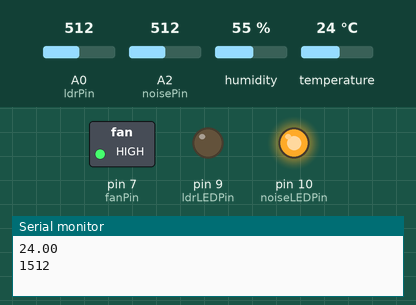
The sketch below on a simulated Arduino Uno, built with avr-gcc and run on an emulated ATmega328P. Shown: switched loads named in the sketch (green lamp = pin HIGH), output pins drawn as LEDs (lit = HIGH), the last lines printed to the serial monitor. Inputs (shaded band) come from the test bench; at power-on: temperature 24 °C, A2 (noisePin) = 512, A0 (ldrPin) = 512, humidity 55 %.

Above: at 1.2 s.
1.3 s: temperature set to 22 °C
At 4.8 s:
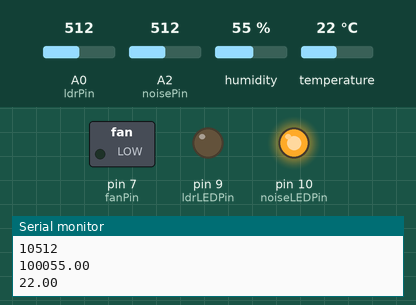
5.5 s: A2 (noisePin) set to 492
At 8.8 s:
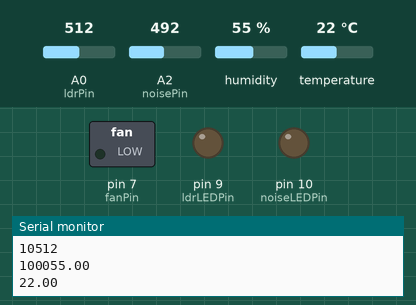
9.5 s: A0 (ldrPin) set to 32
13.2 s: A0 (ldrPin) set to 27
At 16.7 s:
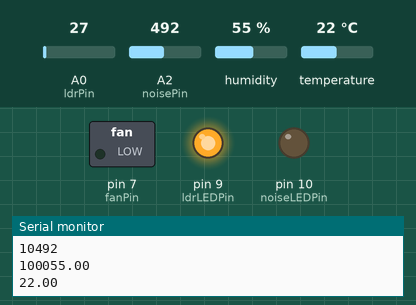
17.6 s: temperature set to 28 °C
At 20.7 s:
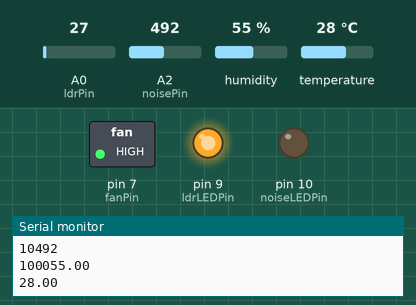
21.6 s: A2 (noisePin) set to 510
At 24.7 s:
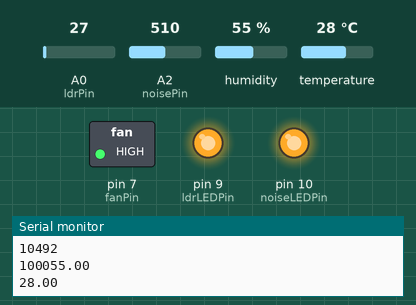
Timing chart, 0 to 26.2 s (numbered marks = the images above; inputs shaded):
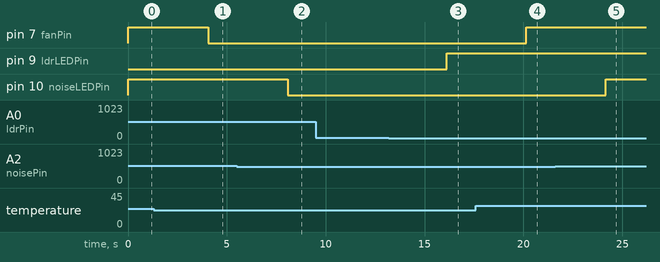

Measured:
- the behaviour switches between 24 and 23 °C on temperature (found by bisection; images 0 and 1)
- the behaviour switches between 501 and 500 on A2 (noisePin) (found by bisection; images 1 and 2)
- the behaviour switches between 30 and 29 on A0 (ldrPin) (found by bisection; images 2 and 3)
- after the input at 1.3 s, pin 7 (fanPin): HIGH → LOW after 2.7 s
- after the input at 5.5 s, pin 10 (noiseLEDPin): HIGH → LOW after 2.6 s
- after the input at 13.2 s, pin 9 (ldrLEDPin): LOW → HIGH after 2.9 s
- after the input at 17.6 s, pin 7 (fanPin): LOW → HIGH after 2.5 s
- after the input at 21.6 s, pin 10 (noiseLEDPin): LOW → HIGH after 2.6 s

The sketch:

WorkingAll.ino
```cpp
//---CUSTOM LIBRARY FOR USE WITH HUMIDITY/TEMP SENSOR---
#include <DHT11.h>

//---DECLARING PINS FOR USE WITH SENSORS---
int noisePin = A2;
int ldrPin = A0;
int dhtPin = 2;
int ldrLEDPin = 9;
int noiseLEDPin = 10;
int fanPin = 7;

//---VARIABLES FOR USE WITH SENSOR INPUTS---
float tempValue =0, outputTemp = 0, humValue = 0, outputHum = 0;
int noiseVal = 0, ldrVal = 0;

//---VARIABLES FOR USE WITH HUMIDITY/TEMP SENSOR---
DHT11 dht11(dhtPin);
int err;
float temp, humi;

//---SETTING UP LEDPINS AS OUTPUTS AND BEGING SERIAL AT 9600 BAUD---
void setup()
{
  pinMode(noiseLEDPin, OUTPUT);
  pinMode(ldrLEDPin, OUTPUT);
  pinMode(fanPin, OUTPUT);
  Serial.begin(9600);
}

//---THIS CODE WILL LOOP WHILST THE ARDUINO IS TURNED ON---
void loop()
{
  //---ASSIGNING LDR SENSOR(LIGHT) VALUE TO LDRVAL VARIABLE---
  ldrVal = analogRead(ldrPin);

  //---IF THE VALUE FROM THE SOUND SENSOR IS OVER 350---
  if(analogRead(noisePin) >= 350)
  {
    //---ASSIGN THIS VALUE TO THE NOISEVAL VARIABLE
    //THIS IF STATEMENT STOPS BAD READINGS RUINING DATA---
    noiseVal = analogRead(noisePin);
  }

  //---ASSIGNING THE HUMIDITY AND TEMPERATURE READINGS TO VARIABLES---
  if((err=dht11.read(humi, temp))==0)
  {
    outputTemp = temp;
    outputHum = humi;
  }

  //---IF THE LIGHT READING IS LESS THAN 30(THIS IS DARK)---
  if(ldrVal < 30)
  {
    //---TURN ON THIS LED---
    digitalWrite(ldrLEDPin, HIGH);
  }
  //---WHEN THE LIGHT READING ISNT LESS THAN 30(IT IS LIGHT)---
  else
  {
    //---KEEP THE LED OFF---
    digitalWrite(ldrLEDPin, LOW);
  }

  //---IF THE VALUE FROM THE SOUND SENSOR IS OVER 500(LOUD)---
  if(noiseVal > 500)
  {
    //---TURN ON THIS WARNING LED---
    digitalWrite(noiseLEDPin, HIGH);
  }
  //---IF THE SOUND SENSOR ISNT ABOVE 500(IT IS QUIET)---
  else
  {
    //---KEEP THIS LED OFF---
    digitalWrite(noiseLEDPin, LOW);
  }

  //---IF THE TEMPERATURE GOES ABOVE 23 (IT GETS WARM)---
  if(outputTemp > 23)
  {
    //---TURN ON THE FAN TO COOL THE ROOM DOWN---
   digitalWrite(fanPin, HIGH);
  }
  //---IF THE TEMPERATURE IS NOT ABOVE 23(IT IS COOL)---
  else
  {
    //---KEEP THE FAN OFF---
   digitalWrite(fanPin, LOW);
  }

  //---PRINTING ALL OF THE SENSOR VALUES TO THE SERIAL PORT
  //WITH A 1 SECOND DELAY BETWEEN EACH TO STOP ANY CHANCE OF
  //THE PROGRAM CRASHING WHEN FEEDING INTO THE C# PROGRAM---
  Serial.println(outputTemp);
  delay(1000);
  Serial.println(ldrVal + 1000);
  delay(1000);
  Serial.println(noiseVal + 10000);
  delay(1000);
  Serial.println(outputHum + 100000);
  delay(1000);
}
```
